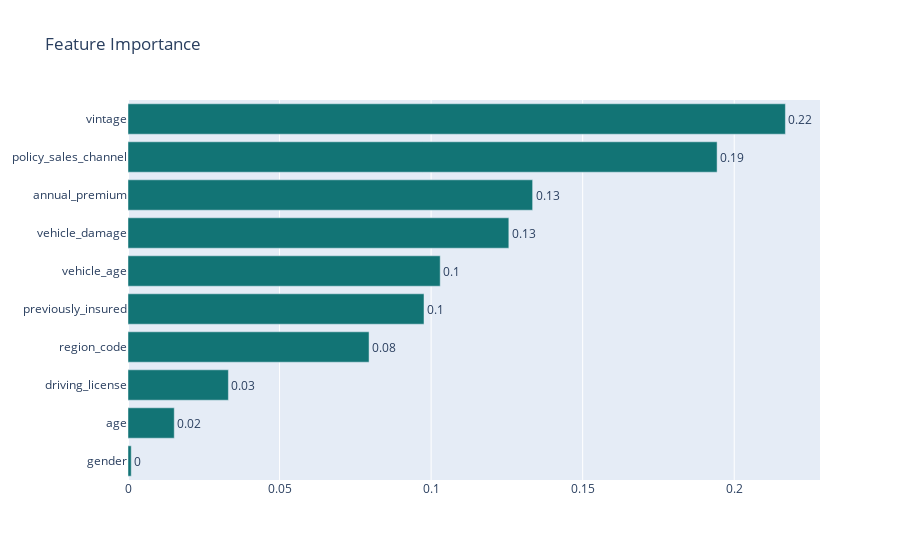

Notebook code for this chart:
### Markdown cell above
#### Feature Importance

### Code cell
# Feature Importance für den Trainingsdatensatz plotten

#Feature Importance in einem Data Frame ablegen und absteigend nach den höchsten Werten sortieren 
feature_importances=pd.DataFrame({'features':X_train.columns,'feature_importance':fit_rf.feature_importances_})
feature_importances.sort_values('feature_importance',ascending=False)

# Bar Chart erstellen 
fig = go.Figure(go.Bar(
            x=feature_importances['feature_importance'].sort_values(ascending=True),
            y=X_train.columns,
            text=round(feature_importances['feature_importance'].sort_values(ascending=True), 2),
            marker_color= 'rgb(18,116,117)',
            orientation='h'))

fig.update_traces(textposition='outside')
fig.update_layout(title_text = 'Feature Importance')
fig.show()

### Figure 1 — Plotly figure (JSON) as saved in the notebook; plotly's stock layout.template omitted (floating-point values rounded to 4 significant figures)
{"data": [{"marker": {"color": "rgb(18,116,117)"}, "orientation": "h", "text": [0, 0.02, 0.03, 0.08, 0.1, 0.1, 0.13, 0.13, 0.19, 0.22], "textposition": "outside", "type": "bar", "x": [0.00107, 0.01526, 0.03312, 0.07952, 0.09766, 0.103, 0.1256, 0.1335, 0.1944, 0.2169], "y": ["gender", "age", "driving_license", "region_code", "previously_insured", "vehicle_age", "vehicle_damage", "annual_premium", "policy_sales_channel", "vintage"]}], "layout": {"title": {"text": "Feature Importance"}}}
